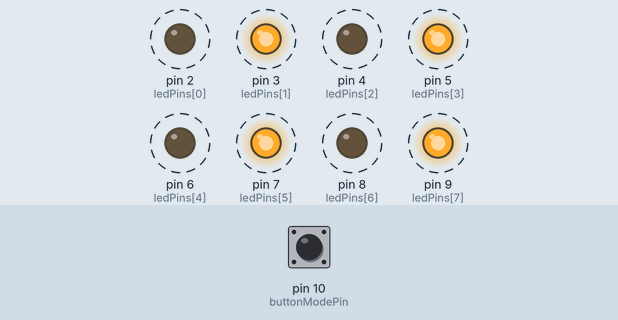
Bench run of a sketch on a simulated Arduino Uno, built with avr-gcc and run on an emulated ATmega328P. Shown: output pins drawn as LEDs (lit = HIGH). Dashed ring = blinking. Inputs (shaded band) come from the test bench; at power-on: pin 10 (buttonModePin) LOW. What the sketch prints to the serial monitor is not drawn.

Above: at 2.8 s.
2.9 s: pin 10 (buttonModePin) pulled HIGH for 1.2 s
At 3.4 s:
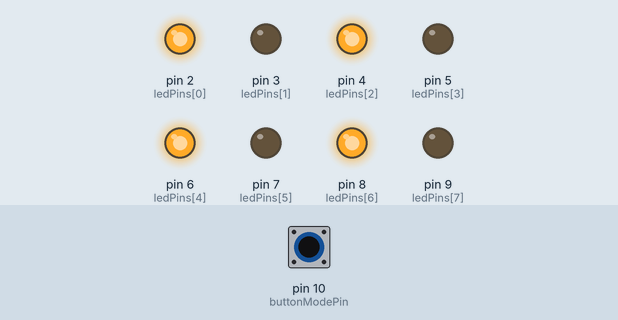
At 4.1 s:
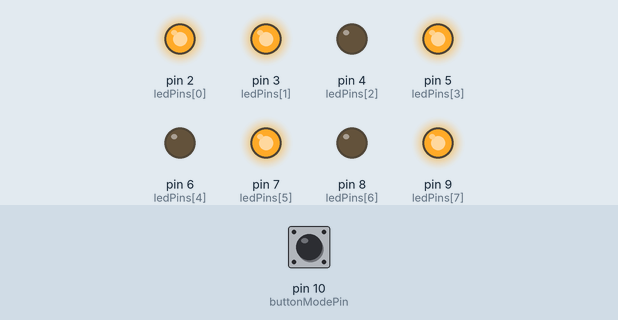
Timing chart, 0 to 15.9 s (numbered marks = the images above; inputs shaded):
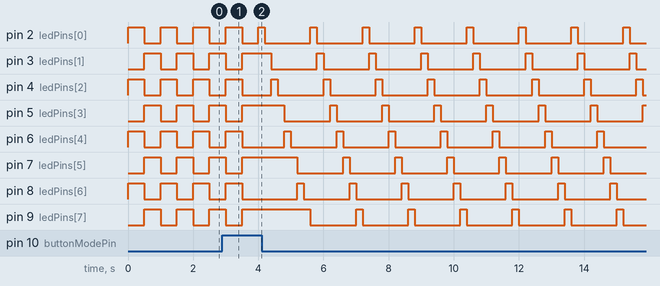

The sketch:

bai3.ino
```cpp
const int ledPins[] = {2, 3, 4, 5, 6, 7, 8, 9}; // Các chân điều khiển LED
const int numLeds = 8;
const int buttonModePin = 10; // Nút chọn chế độ
const int buttonNextPin = 11; // Nút chuyển sang chế độ tiếp theo

int mode = 0; // Biến lưu trữ chế độ hiện tại
int lastButtonStateMode = LOW;
int lastButtonStateNext = LOW;
unsigned long lastDebounceTime = 0;
unsigned long debounceDelay = 50;

void setup() {
  for (int i = 0; i < numLeds; i++) {
    pinMode(ledPins[i], OUTPUT);
  }
  pinMode(buttonModePin, INPUT);
  pinMode(buttonNextPin, INPUT);
  Serial.begin(9600);
}

void loop() {
  // Kiểm tra nút chọn chế độ
  int readingMode = digitalRead(buttonModePin);
  if (readingMode != lastButtonStateMode) {
    lastDebounceTime = millis();
  }
  if ((millis() - lastDebounceTime) > debounceDelay) {
    if (readingMode == HIGH) {
      mode = (mode + 1) % 4; // Chọn chế độ tiếp theo
      Serial.println("Chế độ hiện tại: " + String(mode));
    }
  }
  lastButtonStateMode = readingMode;

  // Chạy các chế độ hiển thị
  switch (mode) {
    case 0:
      ledAlternating();
      break;
    case 1:
      ledLeftToRight();
      break;
    case 2:
      ledRightToLeft();
      break;
    case 3:
      ledPingPong();
      break;
  }
}

void ledAlternating() {
  // Chớp tắt xen kẽ các đèn
  for (int i = 0; i < numLeds; i++) {
    if (i % 2 == 0) {
      digitalWrite(ledPins[i], HIGH);
    } else {
      digitalWrite(ledPins[i], LOW);
    }
  }
  delay(500);
  for (int i = 0; i < numLeds; i++) {
    if (i % 2 == 0) {
      digitalWrite(ledPins[i], LOW);
    } else {
      digitalWrite(ledPins[i], HIGH);
    }
  }
  delay(500);
}

void ledLeftToRight() {
  // Đèn LED sáng từ trái qua phải
  for (int i = 0; i < numLeds; i++) {
    digitalWrite(ledPins[i], HIGH);
    delay(200);
    digitalWrite(ledPins[i], LOW);
  }
}

void ledRightToLeft() {
  // Đèn LED sáng từ phải qua trái
  for (int i = numLeds - 1; i >= 0; i--) {
    digitalWrite(ledPins[i], HIGH);
    delay(200);
    digitalWrite(ledPins[i], LOW);
  }
}

void ledPingPong() {
  // Đèn LED sáng chạy từ trái qua phải sau đó chạy ngược lại
  for (int i = 0; i < numLeds; i++) {
    digitalWrite(ledPins[i], HIGH);
    delay(200);
    digitalWrite(ledPins[i], LOW);
  }
  for (int i = numLeds - 1; i >= 0; i--) {
    digitalWrite(ledPins[i], HIGH);
    delay(200);
    digitalWrite(ledPins[i], LOW);
  }
}
```

Measured:
- by itself, pin 6 (ledPins[4]): repeats every 1.5 s: LOW 1.3 s, HIGH 0.20 s
